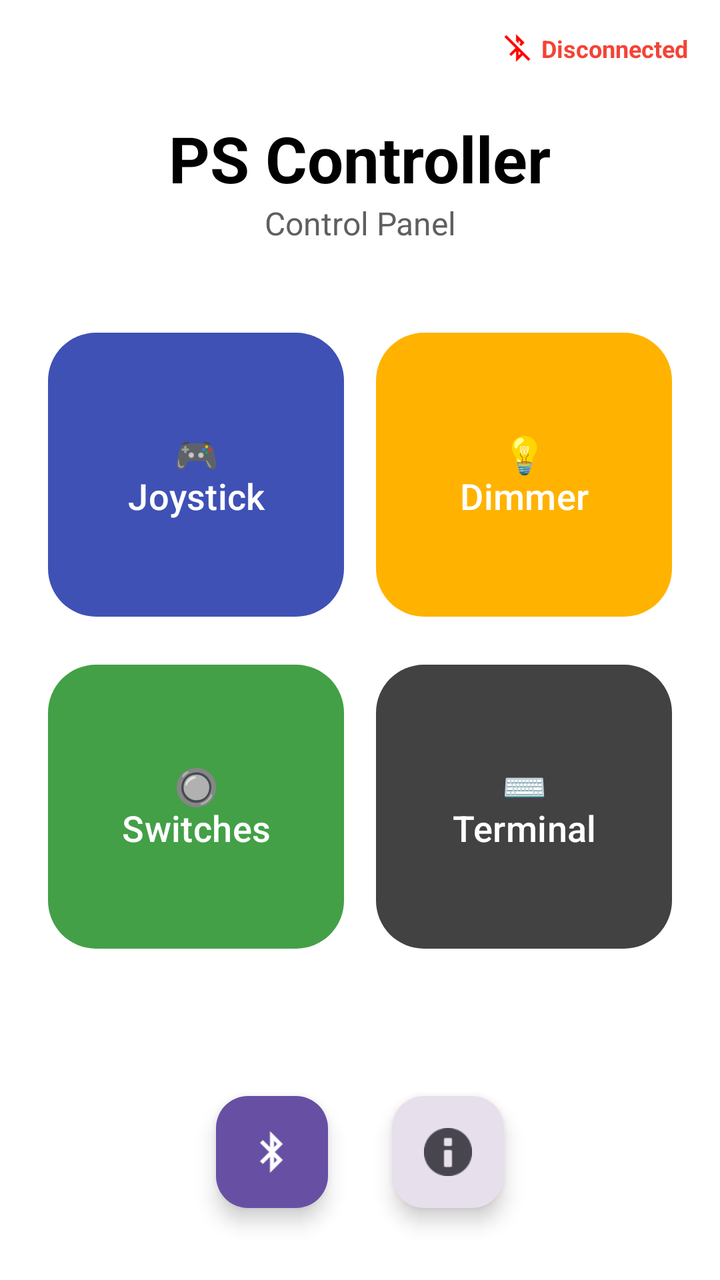
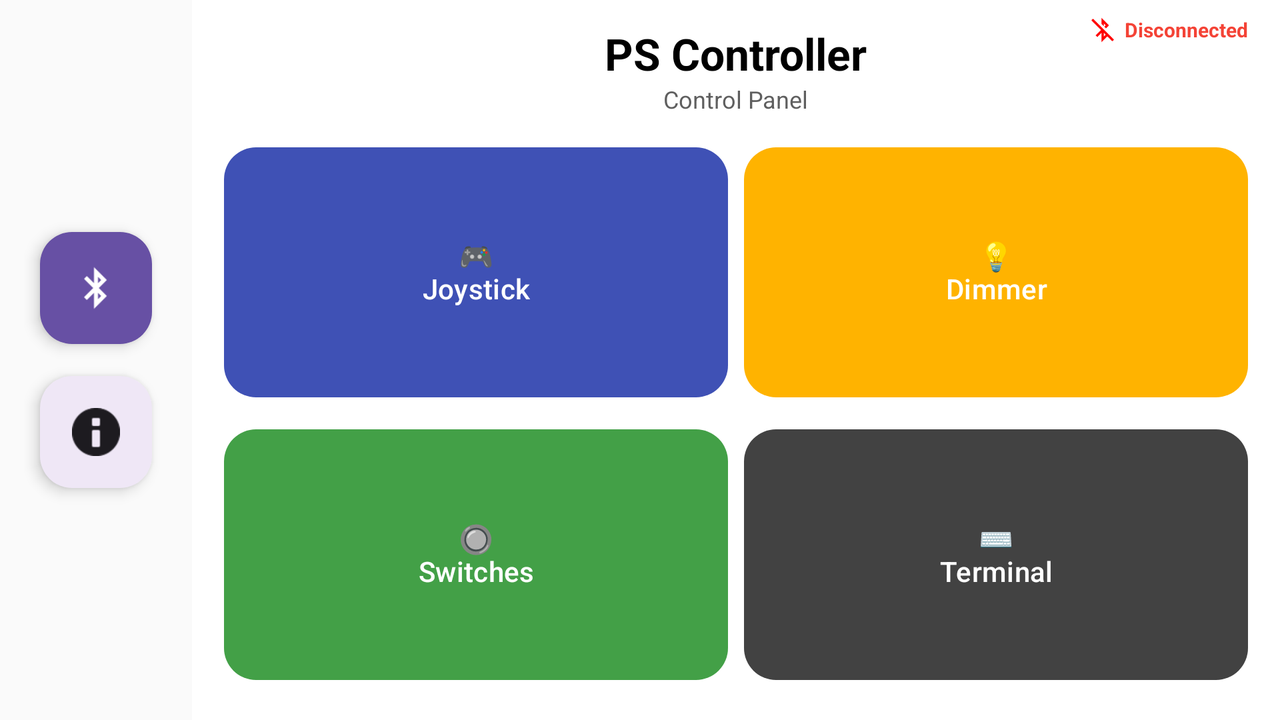

Compare how this app lays out the same screen by default and in its alternative resource folder. The renders come first, then the two layout files and the values they reference.
<!-- AndroidManifest.xml: application theme Theme.KNSS -->
<!-- res/layout/activity_main.xml -->
<?xml version="1.0" encoding="utf-8"?>
<androidx.constraintlayout.widget.ConstraintLayout xmlns:android="http://schemas.android.com/apk/res/android"
    xmlns:app="http://schemas.android.com/apk/res-auto"
    android:layout_width="match_parent"
    android:layout_height="match_parent"
    android:background="#FFFFFF">

    <LinearLayout
        android:id="@+id/statusContainer"
        android:layout_width="wrap_content"
        android:layout_height="wrap_content"
        android:layout_marginTop="16dp"
        android:layout_marginEnd="16dp"
        android:gravity="center_vertical"
        android:orientation="horizontal"
        app:layout_constraintEnd_toEndOf="parent"
        app:layout_constraintTop_toTopOf="parent">

        <ImageView
            android:id="@+id/statusIcon"
            android:layout_width="16dp"
            android:layout_height="16dp"
            android:layout_marginEnd="4dp"
            android:src="@drawable/disconnected" />

        <TextView
            android:id="@+id/connectionStatus"
            android:layout_width="wrap_content"
            android:layout_height="wrap_content"
            android:text="Disconnected"
            android:textColor="#F44336"
            android:textSize="12sp"
            android:textStyle="bold" />
    </LinearLayout>

    <androidx.core.widget.NestedScrollView
        android:layout_width="match_parent"
        android:layout_height="0dp"
        android:fillViewport="true"
        app:layout_constraintBottom_toTopOf="@+id/bottomNav"
        app:layout_constraintTop_toBottomOf="@+id/statusContainer">

        <LinearLayout
            android:layout_width="match_parent"
            android:layout_height="wrap_content"
            android:gravity="center"
            android:orientation="vertical"
            android:padding="16dp">

            <TextView
                android:id="@+id/homeTitle"
                android:layout_width="wrap_content"
                android:layout_height="wrap_content"
                android:gravity="center"
                android:text="PS Controller"
                android:textColor="@color/black"
                android:textSize="32sp"
                android:textStyle="bold" />

            <TextView
                android:id="@+id/subTitle"
                android:layout_width="wrap_content"
                android:layout_height="wrap_content"
                android:gravity="center"
                android:text="Control Panel"
                android:textColor="#5F5F5F"
                android:textSize="16sp" />

            <GridLayout
                android:layout_width="match_parent"
                android:layout_height="wrap_content"
                android:layout_marginTop="32dp"
                android:columnCount="2"
                android:rowCount="2">

                <com.google.android.material.button.MaterialButton
                    android:id="@+id/joystick"
                    android:layout_width="0dp"
                    android:layout_height="150dp"
                    android:layout_columnWeight="1"
                    android:layout_margin="8dp"
                    android:text="🎮\nJoystick"
                    android:textColor="#FFFFFF"
                    android:textSize="18sp"
                    app:backgroundTint="#3F51B5"
                    app:cornerRadius="24dp"
                    app:elevation="4dp" />

                <com.google.android.material.button.MaterialButton
                    android:id="@+id/button2"
                    android:layout_width="0dp"
                    android:layout_height="150dp"
                    android:layout_columnWeight="1"
                    android:layout_margin="8dp"
                    android:text="💡\nDimmer"
                    android:textColor="#FFFFFF"
                    android:textSize="18sp"
                    app:backgroundTint="#FFB300"
                    app:cornerRadius="24dp"
                    app:elevation="4dp" />

                <com.google.android.material.button.MaterialButton
                    android:id="@+id/button3"
                    android:layout_width="0dp"
                    android:layout_height="150dp"
                    android:layout_columnWeight="1"
                    android:layout_margin="8dp"
                    android:text="🔘\nSwitches"
                    android:textColor="#FFFFFF"
                    android:textSize="18sp"
                    app:backgroundTint="#43A047"
                    app:cornerRadius="24dp"
                    app:elevation="4dp" />

                <com.google.android.material.button.MaterialButton
                    android:id="@+id/button4"
                    android:layout_width="0dp"
                    android:layout_height="150dp"
                    android:layout_columnWeight="1"
                    android:layout_margin="8dp"
                    android:text="⌨️\nTerminal"
                    android:textColor="#FFFFFF"
                    android:textSize="18sp"
                    app:backgroundTint="#424242"
                    app:cornerRadius="24dp"
                    app:elevation="4dp" />
            </GridLayout>
        </LinearLayout>
    </androidx.core.widget.NestedScrollView>

    <LinearLayout
        android:id="@+id/bottomNav"
        android:layout_width="match_parent"
        android:layout_height="wrap_content"
        android:gravity="center"
        android:orientation="horizontal"
        android:padding="20dp"
        app:layout_constraintBottom_toBottomOf="parent">

        <com.google.android.material.floatingactionbutton.FloatingActionButton
            android:id="@+id/bluetoothBtn"
            android:layout_width="wrap_content"
            android:layout_height="wrap_content"
            android:layout_margin="16dp"
            app:backgroundTint="?attr/colorPrimary"
            app:elevation="6dp"
            app:srcCompat="@drawable/connected"
            app:tint="?attr/colorOnPrimary" />

        <com.google.android.material.floatingactionbutton.FloatingActionButton
            android:id="@+id/aboutBtn"
            android:layout_width="wrap_content"
            android:layout_height="wrap_content"
            android:layout_margin="16dp"
            app:backgroundTint="?attr/colorSurfaceVariant"
            app:elevation="6dp"
            app:srcCompat="@android:drawable/ic_dialog_info"
            app:tint="?attr/colorOnSurfaceVariant" />
    </LinearLayout>

</androidx.constraintlayout.widget.ConstraintLayout>
<!-- resources referenced by this layout -->
<resources>
  <!-- drawable connected: png bitmap (drawable, 590 bytes) -->
  <!-- drawable disconnected: png bitmap (drawable, 633 bytes) -->
  <style name="Theme.KNSS" parent="Base.Theme.KNSS" />
  <style name="Base.Theme.KNSS" parent="Theme.Material3.DayNight.NoActionBar">
          
          
      </style>
</resources>
<!-- res/layout-land/activity_main.xml (the repository's variant of the layout above) -->
<!-- drawn on the phone turned sideways -->
<?xml version="1.0" encoding="utf-8"?>
<androidx.constraintlayout.widget.ConstraintLayout xmlns:android="http://schemas.android.com/apk/res/android"
    xmlns:app="http://schemas.android.com/apk/res-auto"
    android:layout_width="match_parent"
    android:layout_height="match_parent"
    android:background="#FFFFFF">

    <LinearLayout
        android:id="@+id/statusContainer"
        android:layout_width="wrap_content"
        android:layout_height="wrap_content"
        android:layout_marginTop="8dp"
        android:layout_marginEnd="16dp"
        android:gravity="center_vertical"
        android:orientation="horizontal"
        app:layout_constraintEnd_toEndOf="parent"
        app:layout_constraintTop_toTopOf="parent">

        <ImageView
            android:id="@+id/statusIcon"
            android:layout_width="14dp"
            android:layout_height="14dp"
            android:layout_marginEnd="4dp"
            android:src="@drawable/disconnected" />

        <TextView
            android:id="@+id/connectionStatus"
            android:layout_width="wrap_content"
            android:layout_height="wrap_content"
            android:text="Disconnected"
            android:textColor="#F44336"
            android:textSize="10sp"
            android:textStyle="bold" />
    </LinearLayout>

    
    <LinearLayout
        android:id="@+id/bottomNav"
        android:layout_width="wrap_content"
        android:layout_height="match_parent"
        android:background="#FAFAFA"
        android:gravity="center"
        android:orientation="vertical"
        android:paddingHorizontal="12dp"
        app:layout_constraintBottom_toBottomOf="parent"
        app:layout_constraintStart_toStartOf="parent"
        app:layout_constraintTop_toTopOf="parent">

        <com.google.android.material.floatingactionbutton.FloatingActionButton
            android:id="@+id/bluetoothBtn"
            android:layout_width="wrap_content"
            android:layout_height="wrap_content"
            android:layout_margin="8dp"
            app:backgroundTint="?attr/colorPrimary"
            app:elevation="4dp"
            app:fabSize="mini"
            app:srcCompat="@drawable/connected"
            app:tint="?attr/colorOnPrimary" />

        <com.google.android.material.floatingactionbutton.FloatingActionButton
            android:id="@+id/aboutBtn"
            android:layout_width="wrap_content"
            android:layout_height="wrap_content"
            android:layout_margin="8dp"
            app:backgroundTint="?attr/colorSurface"
            app:elevation="4dp"
            app:fabSize="mini"
            app:srcCompat="@android:drawable/ic_dialog_info"
            app:tint="?attr/colorOnSurface" />
    </LinearLayout>

    
    <androidx.constraintlayout.widget.ConstraintLayout
        android:layout_width="0dp"
        android:layout_height="match_parent"
        android:padding="12dp"
        app:layout_constraintBottom_toBottomOf="parent"
        app:layout_constraintEnd_toEndOf="parent"
        app:layout_constraintStart_toEndOf="@+id/bottomNav"
        app:layout_constraintTop_toTopOf="parent">

        <TextView
            android:id="@+id/homeTitle"
            android:layout_width="wrap_content"
            android:layout_height="wrap_content"
            android:text="PS Controller"
            android:textColor="#000000"
            android:textSize="22sp"
            android:textStyle="bold"
            app:layout_constraintEnd_toEndOf="parent"
            app:layout_constraintStart_toStartOf="parent"
            app:layout_constraintTop_toTopOf="parent" />

        <TextView
            android:id="@+id/subTitle"
            android:layout_width="wrap_content"
            android:layout_height="wrap_content"
            android:text="Control Panel"
            android:textColor="#5F5F5F"
            android:textSize="12sp"
            app:layout_constraintEnd_toEndOf="parent"
            app:layout_constraintStart_toStartOf="parent"
            app:layout_constraintTop_toBottomOf="@+id/homeTitle" />

        <GridLayout
            android:layout_width="match_parent"
            android:layout_height="0dp"
            android:layout_marginTop="8dp"
            android:columnCount="2"
            android:rowCount="2"
            app:layout_constraintBottom_toBottomOf="parent"
            app:layout_constraintTop_toBottomOf="@+id/subTitle">

            <com.google.android.material.button.MaterialButton
                android:id="@+id/joystick"
                android:layout_width="0dp"
                android:layout_height="0dp"
                android:layout_rowWeight="1"
                android:layout_columnWeight="1"
                android:layout_margin="4dp"
                android:text="🎮\nJoystick"
                android:textColor="#FFFFFF"
                android:textSize="14sp"
                app:backgroundTint="#3F51B5"
                app:cornerRadius="16dp"
                app:elevation="2dp" />

            <com.google.android.material.button.MaterialButton
                android:id="@+id/button2"
                android:layout_width="0dp"
                android:layout_height="0dp"
                android:layout_rowWeight="1"
                android:layout_columnWeight="1"
                android:layout_margin="4dp"
                android:text="💡\nDimmer"
                android:textColor="#FFFFFF"
                android:textSize="14sp"
                app:backgroundTint="#FFB300"
                app:cornerRadius="16dp"
                app:elevation="2dp" />

            <com.google.android.material.button.MaterialButton
                android:id="@+id/button3"
                android:layout_width="0dp"
                android:layout_height="0dp"
                android:layout_rowWeight="1"
                android:layout_columnWeight="1"
                android:layout_margin="4dp"
                android:text="🔘\nSwitches"
                android:textColor="#FFFFFF"
                android:textSize="14sp"
                app:backgroundTint="#43A047"
                app:cornerRadius="16dp"
                app:elevation="2dp" />

            <com.google.android.material.button.MaterialButton
                android:id="@+id/button4"
                android:layout_width="0dp"
                android:layout_height="0dp"
                android:layout_rowWeight="1"
                android:layout_columnWeight="1"
                android:layout_margin="4dp"
                android:text="⌨️\nTerminal"
                android:textColor="#FFFFFF"
                android:textSize="14sp"
                app:backgroundTint="#424242"
                app:cornerRadius="16dp"
                app:elevation="2dp" />
        </GridLayout>
    </androidx.constraintlayout.widget.ConstraintLayout>

</androidx.constraintlayout.widget.ConstraintLayout>
